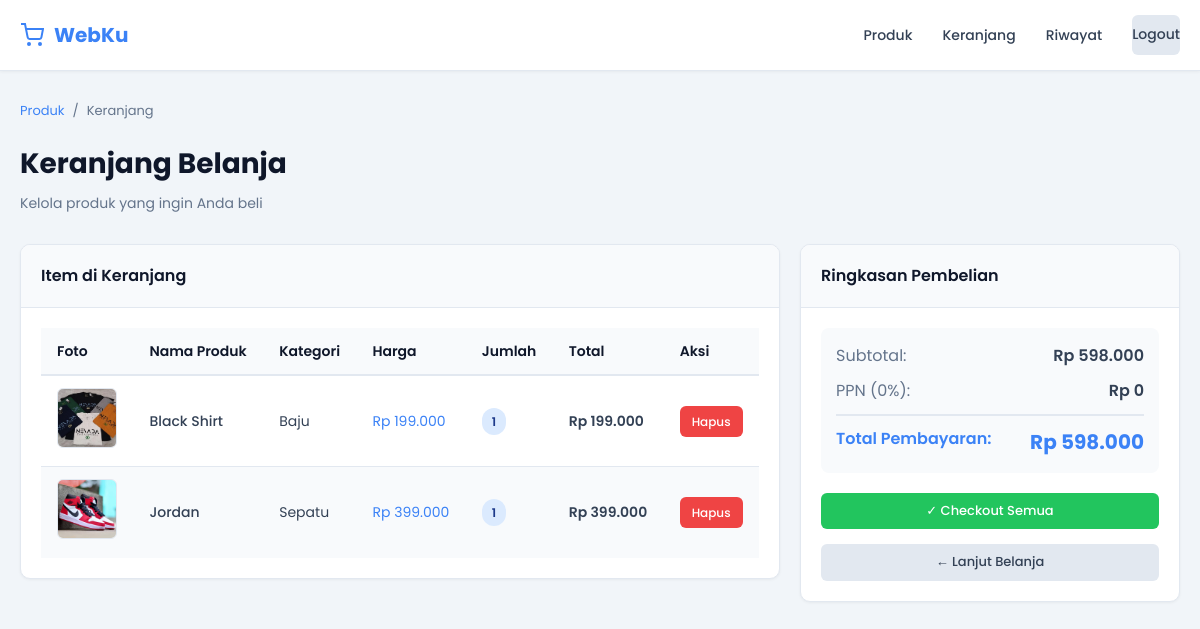
Page /keranjang.php (signed in) on the committed database.
### tables this page shows
CREATE TABLE `keranjang` (
  `id` int(11) NOT NULL,
  `id_user` int(11) NOT NULL,
  `id_produk` int(11) NOT NULL,
  `jumlah` int(11) NOT NULL,
  `added_at` timestamp NOT NULL DEFAULT current_timestamp()
);

CREATE TABLE `products` (
  `id` int(11) NOT NULL,
  `nama_produk` varchar(255) NOT NULL,
  `harga` int(255) NOT NULL,
  `stok` int(255) NOT NULL,
  `id_kategori` int(11) NOT NULL,
  `id_brand` int(11) NOT NULL,
  `foto_produk` varchar(255) NOT NULL
);

CREATE TABLE `kategori` (
  `id_kategori` int(11) NOT NULL,
  `nama_kategori` varchar(255) NOT NULL
);

### keranjang.php (the view, shortened to what this page needs)
<?php
include "config/koneksi.php";
$data = mysqli_query($conn, "
SELECT keranjang.*, products.nama_produk, products.harga, products.foto_produk, kategori.nama_kategori, brand.nama_brand
FROM keranjang
LEFT JOIN products ON keranjang.id_produk=products.id
LEFT JOIN kategori ON products.id_kategori=kategori.id_kategori
LEFT JOIN brand ON products.id_brand=brand.id_brand
WHERE keranjang.id_user='".$_SESSION['id']."'
");
$total_keseluruhan = 0;
?>
<!DOCTYPE html>
<html lang="id">
<head>
    <link rel="stylesheet" href="css/style.css">
</head>
<body>
<?php include "includes/navbar.php"; ?>
<div class="container">
    <div class="breadcrumb mb-4">
        <a href="dashboard.php">Produk</a>
        <span>/</span>
        <span>Keranjang</span>
    </div>
    <div class="page-header">
        <h1 class="page-title">Keranjang Belanja</h1>
        <p class="page-subtitle">Kelola produk yang ingin Anda beli</p>
    </div>
    <?php if(mysqli_num_rows($data) > 0): ?>
    <div class="grid-row">
        <div>
            <div class="card">
                <div class="card-header">Item di Keranjang</div>
                <div class="card-body">
                    <div class="table-wrapper">
                        <table class="table table-striped">
                            <thead>
                                <tr>
                                    <th>Foto</th>
                                    <th>Nama Produk</th>
                                    <th>Kategori</th>
                                    <th>Harga</th>
                                    <th>Jumlah</th>
                                    <th>Total</th>
                                    <th>Aksi</th>
                                </tr>
                            </thead>
                            <tbody>
                                <?php
                                mysqli_data_seek($data, 0);
                                while($row = mysqli_fetch_assoc($data)){
                                    $total = $row['harga'] * $row['jumlah'];
                                    $total_keseluruhan += $total;
                                ?>
                                <tr>
                                    <td>
                                        <?php
                                        if(!empty($row['foto_produk']) && file_exists('uploads/'.$row['foto_produk'])){
                                            echo "<img src='uploads/".$row['foto_produk']."' class='img-thumbnail' alt='".$row['nama_produk']."'>";
                                        } else {
                                            echo "<div style='width:60px;height:60px;background:#e2e8f0;border-radius:6px;display:flex;align-items:center;justify-content:center;color:#94a3b8;font-size:12px;'>-</div>";
                                        }
                                        ?>
                                    </td>
                                    <td class="font-medium"><?php echo $row['nama_produk']; ?></td>
                                    <td><?php echo !empty($row['nama_kategori']) ? $row['nama_kategori'] : '<span class="text-muted">-</span>'; ?></td>
                                    <td class="text-info">Rp <?php echo number_format($row['harga'], 0, ',', '.'); ?></td>
                                    <td>
                                        <span class="badge badge-info"><?php echo $row['jumlah']; ?></span>
                                    </td>
                                    <td class="font-semibold">Rp <?php echo number_format($total, 0, ',', '.'); ?></td>
                                    <td>
                                        <a href="keranjang.php?hapus=<?php echo $row['id']; ?>" class="btn btn-delete btn-sm" onclick="return confirm('Hapus dari keranjang?')">
                                            Hapus
                                        </a>
                                    </td>
                                </tr>
                                <?php } ?>
                            </tbody>
                        </table>
                    </div>
                </div>
            </div>
        </div>
        <div>
            <form method="POST" class="card">
                <div class="card-header">Ringkasan Pembelian</div>
                <div class="card-body">
                    <div style="background: #f8fafc; padding: 15px; border-radius: 8px; margin-bottom: 20px;">
                        <div style="display: flex; justify-content: space-between; margin-bottom: 10px;">
                            <span class="text-muted">Subtotal:</span>
                            <span class="font-semibold">Rp <?php echo number_format($total_keseluruhan, 0, ',', '.'); ?></span>
                        </div>
                        <div style="display: flex; justify-content: space-between; margin-bottom: 10px;">
                            <span class="text-muted">PPN (0%):</span>
                            <span class="font-semibold">Rp 0</span>
                        </div>
                        <div style="border-top: 2px solid #e2e8f0; padding-top: 10px; display: flex; justify-content: space-between;">
                            <span class="font-semibold text-info">Total Pembayaran:</span>
                            <span class="font-bold text-info" style="font-size: 20px;">Rp <?php echo number_format($total_keseluruhan, 0, ',', '.'); ?></span>
                        </div>
                    </div>
                    <button type="submit" name="checkout_semua" class="btn btn-success btn-block">
                        ✓ Checkout Semua
                    </button>
                    <a href="dashboard.php" class="btn btn-light btn-block mt-3">
                        ← Lanjut Belanja
                    </a>
                </div>
            </form>
        </div>
    </div>
    <?php endif; ?>
</div>
</body>
</html>

### css/style.css (style rules this page uses)
* { margin: 0; padding: 0; box-sizing: border-box; }
html, body { font-family: 'Poppins', sans-serif; background-color: #f1f5f9; color: #334155; line-height: 1.6; }
a { text-decoration: none; color: inherit; }
.container { max-width: 1400px; margin: 0 auto; padding: 30px 20px; }
.page-header { margin-bottom: 30px; }
.page-title { font-size: 28px; font-weight: 700; color: #0f172a; margin-bottom: 5px; }
.page-subtitle { font-size: 14px; color: #64748b; }
.breadcrumb { display: flex; gap: 8px; font-size: 13px; color: #64748b; margin-bottom: 20px; }
.breadcrumb a { color: #3b82f6; transition: color 0.3s ease; }
.grid-row { display: grid; grid-template-columns: 2fr 1fr; gap: 20px; }
.card { background-color: #ffffff; border-radius: 10px; border: 1px solid #e2e8f0; overflow: hidden; box-shadow: 0 1px 3px 0 rgba(0, 0, 0, 0.05); transition: box-shadow 0.3s ease, border-color 0.3s ease; }
.card-header { background-color: #f8fafc; border-bottom: 1px solid #e2e8f0; padding: 18px 20px; font-weight: 600; font-size: 16px; color: #0f172a; display: flex; justify-content: space-between; align-items: center; }
.card-body { padding: 20px; }
.btn { display: inline-flex; align-items: center; justify-content: center; gap: 6px; padding: 8px 16px; border: none; border-radius: 6px; font-family: 'Poppins', sans-serif; font-weight: 500; font-size: 13px; cursor: pointer; transition: all 0.3s ease; white-space: nowrap; text-decoration: none; display: inline-flex; }
.btn-delete { background-color: #ef4444; color: #ffffff; }
.btn-success { background-color: #22c55e; color: #ffffff; }
.btn-light { background-color: #e2e8f0; color: #334155; }
.btn-sm { padding: 6px 12px; font-size: 12px; }
.btn-block { width: 100%; }
.table-wrapper { overflow-x: auto; }
.table { width: 100%; border-collapse: collapse; font-size: 14px; }
.table thead { background-color: #f8fafc; }
.table th { padding: 12px 16px; text-align: left; font-weight: 600; color: #0f172a; border-bottom: 2px solid #e2e8f0; }
.table td { padding: 12px 16px; border-bottom: 1px solid #e2e8f0; }
.table tbody tr { transition: background-color 0.2s ease; }
.table tbody tr:last-child td { border-bottom: none; }
.table-striped tbody tr:nth-child(odd) { background-color: #ffffff; }
.table-striped tbody tr:nth-child(even) { background-color: #f8fafc; }
.badge { display: inline-block; padding: 4px 10px; border-radius: 20px; font-size: 12px; font-weight: 600; }
.badge-info { background-color: #dbeafe; color: #1e3a8a; }
.img-thumbnail { width: 60px; height: 60px; object-fit: cover; border-radius: 6px; border: 1px solid #e2e8f0; }
.mt-3 { margin-top: 15px; }
.mb-4 { margin-bottom: 20px; }
.text-muted { color: #64748b; }
.text-info { color: #3b82f6; }
.font-bold { font-weight: 700; }
.font-semibold { font-weight: 600; }
.font-medium { font-weight: 500; }

### rows in the picture
keranjang: products.foto_produk (picture), products.nama_produk "Black Shirt", kategori.nama_kategori "Baju", products.harga "199.000", jumlah "1", jumlah.harga "199.000"
keranjang: products.foto_produk (picture), products.nama_produk "Jordan", kategori.nama_kategori "Sepatu", products.harga "399.000", jumlah "1", jumlah.harga "399.000"

### other values in the picture
$total_keseluruhan "598.000"
